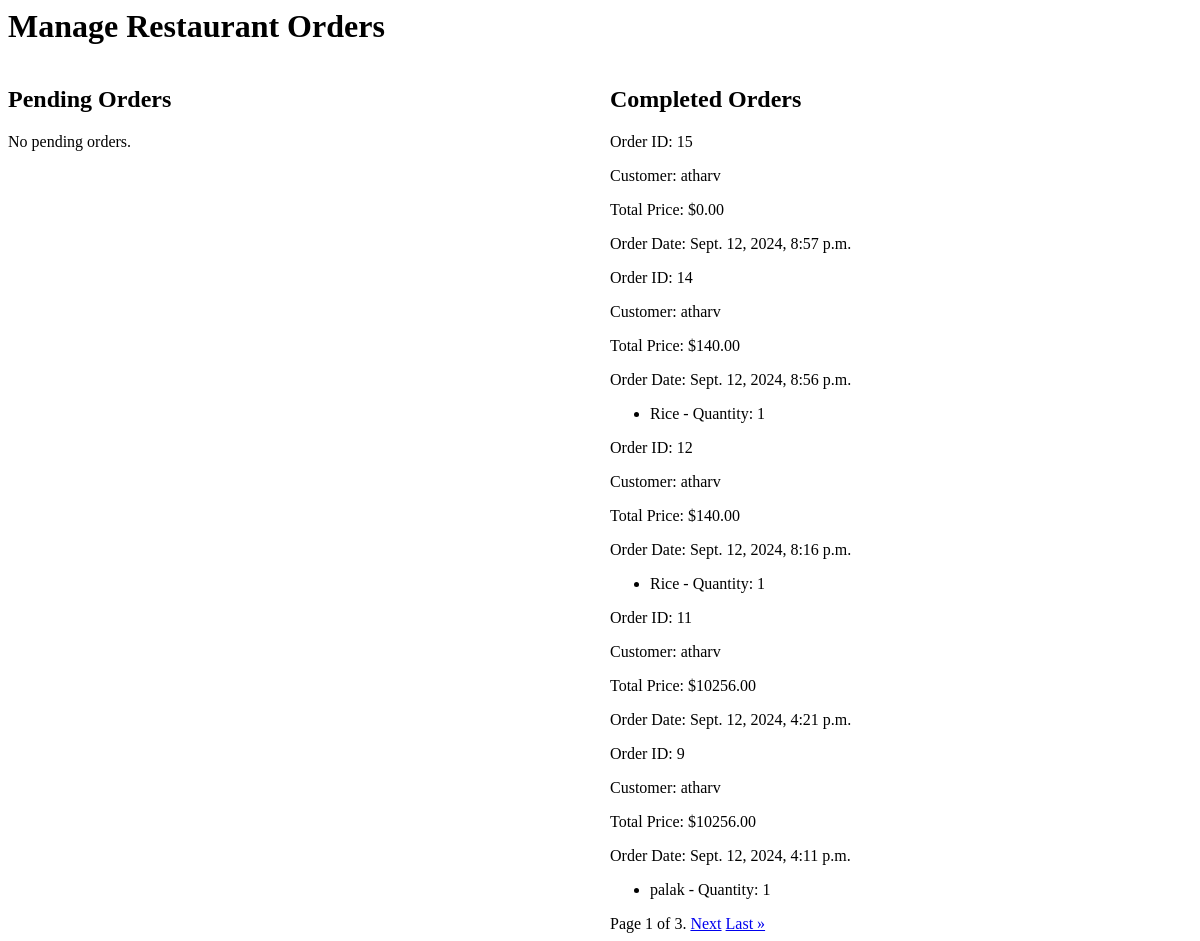
The page /restaurant/restaurant/orders/ (signed in) on the database as committed earlier.
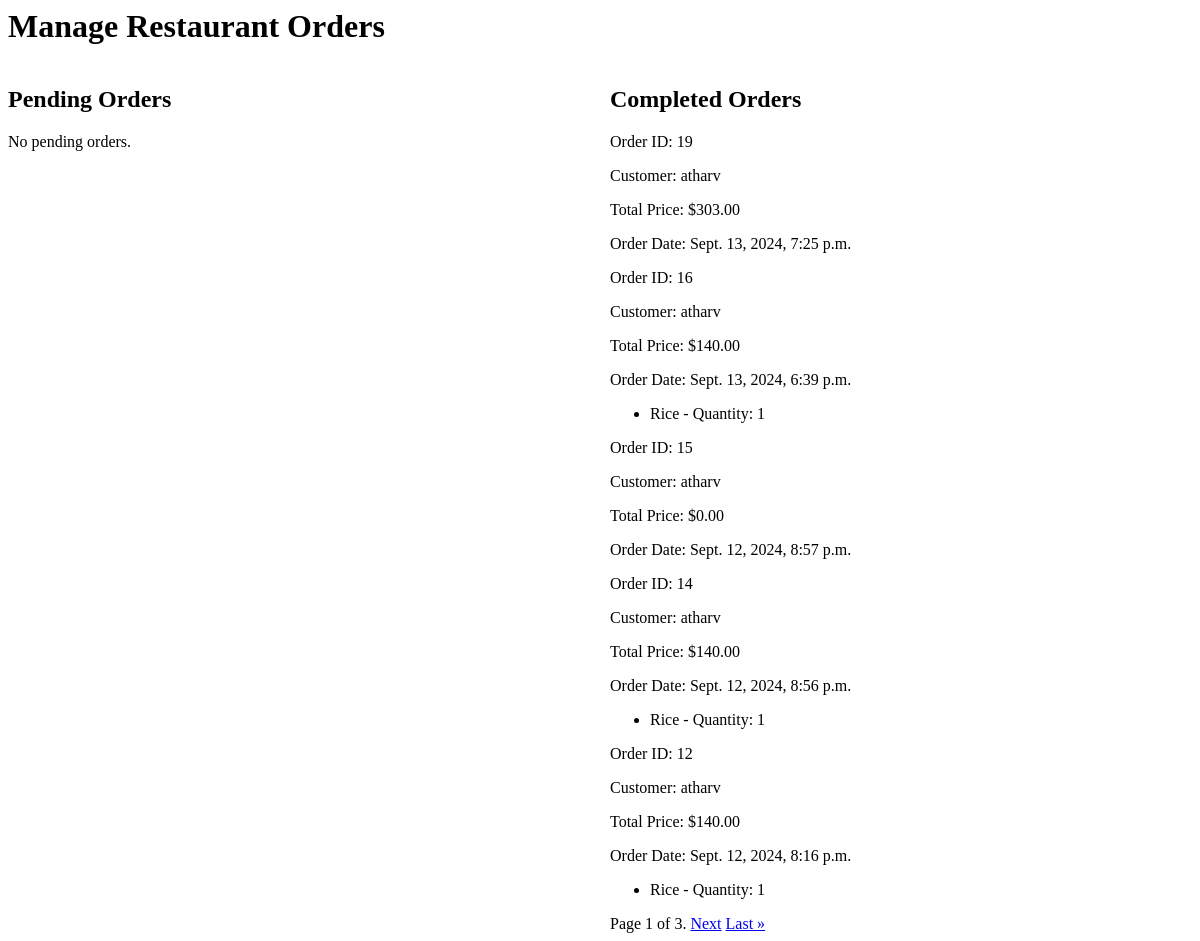
The same page on the database as committed later.
### restaurant/models.py (models this page shows, shortened)
class RestaurantOrder(models.Model):
    customer = models.ForeignKey(settings.AUTH_USER_MODEL, on_delete=models.CASCADE)
    restaurant = models.ForeignKey(Restaurant, on_delete=models.CASCADE)
    items = models.ManyToManyField(MenuItem, through='OrderItem')
    total_price = models.DecimalField(max_digits=10, decimal_places=2, default=0.00)
    order_date = models.DateTimeField(auto_now_add=True)
    status = models.CharField(max_length=20, default='Pending')  # e.g., Pending, Completed

class OrderItem(models.Model):
    order = models.ForeignKey(RestaurantOrder, on_delete=models.CASCADE)
    menu_item = models.ForeignKey(MenuItem, on_delete=models.CASCADE)
    quantity = models.PositiveIntegerField()
    price = models.DecimalField(max_digits=10, decimal_places=2)

class MenuItem(models.Model):
    restaurant = models.ForeignKey('Restaurant', on_delete=models.CASCADE, related_name='menu_items')
    name = models.CharField(max_length=255)
    description = models.TextField(null=True, blank=True)
    price = models.DecimalField(max_digits=10, decimal_places=2)
    is_veg = models.BooleanField(default=True)
    category = models.CharField(max_length=100, default='general')

### users/models.py (models this page shows)
class CustomUser(AbstractUser):
    ROLE_CHOICES = [
        ('admin', 'Admin'),
        ('customer', 'Customer'),
        ('restaurant_owner', 'Restaurant Owner'),
        ('grocery_owner', 'Grocery Store Owner'),
    ]
    role = models.CharField(max_length=20, choices=ROLE_CHOICES)
    gold_member = models.BooleanField(default=False)
    profile_picture = models.ImageField(upload_to='profile_pics/', blank=True, null=True)
    phone = models.CharField(max_length=15, blank=True, null=True)
    address = models.TextField(blank=True, null=True)

### restaurant/views.py (the view, shortened to what this page needs)
# urls.py: path('restaurant/orders/', views.manage_restaurant_orders, name='manage_restaurant_orders'),
def manage_restaurant_orders(request):
    restaurant = get_object_or_404(Restaurant, owner=request.user)
    pending_orders = RestaurantOrder.objects.filter(restaurant=restaurant, status='Pending')
    completed_orders = RestaurantOrder.objects.filter(restaurant=restaurant, status='Completed').order_by('-order_date')
    pending_order_items = [(order, OrderItem.objects.filter(order=order)) for order in pending_orders]
    paginator = Paginator(completed_orders, 5)  # Show 5 completed orders per page
    page_number = request.GET.get('page')  # Get the page number from the URL
    completed_orders_page = paginator.get_page(page_number)  # Get the orders for the current page
    completed_order_items = [(order, OrderItem.objects.filter(order=order)) for order in completed_orders_page]
    context = {
        'pending_orders': pending_order_items,
        'completed_orders': completed_order_items,
        'completed_orders_page': completed_orders_page,
    }
    return render(request, 'restaurant/manage_restaurant_orders.html', context)

### restaurant/templates/restaurant/manage_restaurant_orders.html (shortened to what this page needs)
<h1>Manage Restaurant Orders</h1>
<div style="display: flex;">
    <div style="flex: 1; padding-right: 20px;">
        <h2>Pending Orders</h2>
        {% for order, items in pending_orders %}
            <div>
                <p>Order ID: {{ order.id }}</p>
                <p>Customer: {{ order.customer.username }}</p>
                <p>Total Price: ${{ order.total_price }}</p>
                <p>Order Date: {{ order.order_date }}</p>
                <ul>
                    {% for item in items %}
                    <li>{{ item.menu_item.name }} - Quantity: {{ item.quantity }}</li>
                    {% endfor %}
                </ul>
                <form method="POST" action="{% url 'manage_restaurant_orders' %}">
                    {% csrf_token %}
                    <input type="hidden" name="order_id" value="{{ order.id }}">
                    <button type="submit" name="action" value="accept">Accept</button>
                    <button type="submit" name="action" value="reject">Reject</button>
                </form>
            </div>
        {% empty %}
            <p>No pending orders.</p>
        {% endfor %}
    </div>
    <div style="flex: 1;">
        <h2>Completed Orders</h2>
        {% for order, items in completed_orders %}
            <div>
                <p>Order ID: {{ order.id }}</p>
                <p>Customer: {{ order.customer.username }}</p>
                <p>Total Price: ${{ order.total_price }}</p>
                <p>Order Date: {{ order.order_date }}</p>
                <ul>
                    {% for item in items %}
                        <li>{{ item.menu_item.name }} - Quantity: {{ item.quantity }}</li>
                    {% endfor %}
                </ul>
            </div>
        {% empty %}
            <p>No completed orders.</p>
        {% endfor %}
        <div class="pagination">
            <span class="step-links">
                <span class="current">
                    Page {{ completed_orders_page.number }} of {{ completed_orders_page.paginator.num_pages }}.
                </span>
                {% if completed_orders_page.has_next %}
                    <a href="?page={{ completed_orders_page.next_page_number }}">Next</a>
                    <a href="?page={{ completed_orders_page.paginator.num_pages }}">Last &raquo;</a>
                {% endif %}
            </span>
        </div>
    </div>
</div>

Rows that differ between the two databases and show on the page:
no longer on this page (row unchanged): RestaurantOrder: id "11", customer.username "atharv", total_price "10256.00", order_date "Sept. 12, 2024, 4:21 p.m."
no longer on this page (row unchanged): RestaurantOrder: id "9", customer.username "atharv", total_price "10256.00", order_date "Sept. 12, 2024, 4:11 p.m."
no longer on this page (row unchanged): OrderItem: menu_item.name "palak", quantity "1", shown under "9"
added RestaurantOrder: id "19", customer.username "atharv", total_price "303.00", order_date "Sept. 13, 2024, 7:25 p.m."
added RestaurantOrder: id "16", customer.username "atharv", total_price "140.00", order_date "Sept. 13, 2024, 6:39 p.m."
added OrderItem: menu_item.name "Rice", quantity "1", shown under "16"
